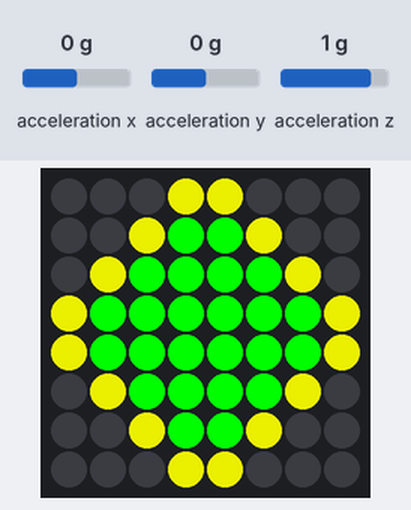
The program below on a simulated Raspberry Pi (BCM pin numbers) with a Sense HAT. Shown: the Sense HAT's 8×8 RGB LED matrix. The test bench sets the inputs (shaded band); at power-on: acceleration x 0 g, acceleration y 0 g, acceleration z 1 g.

Above: at 0.4 s.

Measured:
- what the display in image 0 shows lasts 60.1 s, from 0.3 s to 60.4 s

The program:

play_pet.py
```python
from sense_hat import SenseHat
import time
import os

sense = SenseHat()

p = [204,0,204]
g = [0, 102, 102]
w = [200, 200, 200]
y = [204, 204, 0]
e = [0,0,0]
r = [255,0,0]
gr = [0,255,0]
bl = [0,0,255]

pet1 = [
    e,e,e,e,e,e,e,e,
    p,e,e,e,e,e,e,e,
    e,p,e,e,p,e,p,e,
    e,p,g,g,p,y,y,e,
    e,g,g,g,y,w,y,g,
    e,g,g,g,g,y,y,e,
    e,g,e,g,e,g,e,e,
    e,e,e,e,e,e,e,e,
    ]

pet2 = [
    e,e,e,e,e,e,e,e,
    p,e,e,e,e,e,e,e,
    e,p,e,e,p,e,p,e,
    e,p,g,g,p,y,y,e,
    e,g,g,g,y,w,y,g,
    e,g,g,g,g,y,y,e,
    e,e,g,e,g,e,e,e,
    e,e,e,e,e,e,e,e,
    ]

iamin = [
    e,e,e,y,y,e,e,e,
    e,e,y,gr,gr,y,e,e,
    e,y,gr,gr,gr,gr,y,e,
    y,gr,gr,gr,gr,gr,gr,y,
    y,gr,gr,gr,gr,gr,gr,y,
    e,y,gr,gr,gr,gr,y,e,
    e,e,y,gr,gr,y,e,e,
    e,e,e,y,y,e,e,e,
    ]
iamout = [
    e,e,e,y,y,e,e,e,
    e,e,y,r,r,y,e,e,
    e,y,r,r,r,r,y,e,
    y,r,r,r,r,r,r,y,
    y,r,r,r,r,r,r,y,
    e,y,r,r,r,r,y,e,
    e,e,y,r,r,y,e,e,
    e,e,e,y,y,e,e,e,
    ]

hostname = '192.168.1.13'

def walking():
	for i in range(10):
		sense.set_pixels(pet1)
		time.sleep(0.5)
		sense.set_pixels(pet2)
		time.sleep(0.5)
def iamin2():
	sense.set_pixels(iamin)
def iamout2():
	sense.set_pixels(iamout)


sense.clear()

x, y, z = sense.get_accelerometer_raw().values()

while(True):
	#x, y, z = sense.get_accelerometer_raw().values()
	#if(x**2+y**2+z**2 > 5):
	response = os.system("sudo ping -c 1 " + hostname)
	if (response <=0):
		iamin2()
#		sense.clear()
	else:
#		walking()
		iamout2()
	time.sleep(60)
	sense.clear()
```
